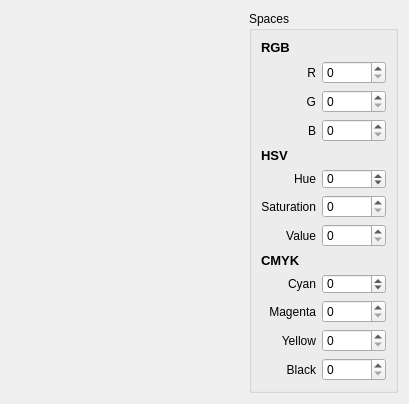
<?xml version="1.0" encoding="UTF-8"?>
<ui version="4.0">
 <class>TristimulusColorPicker</class>
 <widget class="QWidget" name="TristimulusColorPicker">
  <property name="geometry">
   <rect>
    <x>0</x>
    <y>0</y>
    <width>409</width>
    <height>385</height>
   </rect>
  </property>
  <property name="windowTitle">
   <string>Form</string>
  </property>
  <layout class="QHBoxLayout" name="horizontalLayout">
   <item>
    <widget class="QtColorTriangle" name="triangle" native="true">
     <property name="sizePolicy">
      <sizepolicy hsizetype="MinimumExpanding" vsizetype="Preferred">
       <horstretch>0</horstretch>
       <verstretch>0</verstretch>
      </sizepolicy>
     </property>
    </widget>
   </item>
   <item>
    <widget class="QGroupBox" name="groupBox">
     <property name="title">
      <string>Spaces</string>
     </property>
     <layout class="QVBoxLayout" name="verticalLayout">
      <item>
       <layout class="QGridLayout" name="gridLayout">
        <item row="3" column="2">
         <widget class="QSpinBox" name="spinB">
          <property name="sizePolicy">
           <sizepolicy hsizetype="Fixed" vsizetype="Fixed">
            <horstretch>0</horstretch>
            <verstretch>0</verstretch>
           </sizepolicy>
          </property>
          <property name="minimumSize">
           <size>
            <width>64</width>
            <height>0</height>
           </size>
          </property>
          <property name="maximumSize">
           <size>
            <width>64</width>
            <height>16777215</height>
           </size>
          </property>
          <property name="maximum">
           <number>255</number>
          </property>
         </widget>
        </item>
        <item row="2" column="2">
         <widget class="QSpinBox" name="spinG">
          <property name="sizePolicy">
           <sizepolicy hsizetype="Maximum" vsizetype="Fixed">
            <horstretch>0</horstretch>
            <verstretch>0</verstretch>
           </sizepolicy>
          </property>
          <property name="minimumSize">
           <size>
            <width>64</width>
            <height>0</height>
           </size>
          </property>
          <property name="maximumSize">
           <size>
            <width>64</width>
            <height>16777215</height>
           </size>
          </property>
          <property name="maximum">
           <number>255</number>
          </property>
         </widget>
        </item>
        <item row="1" column="2">
         <widget class="QSpinBox" name="spinR">
          <property name="sizePolicy">
           <sizepolicy hsizetype="Maximum" vsizetype="Fixed">
            <horstretch>0</horstretch>
            <verstretch>0</verstretch>
           </sizepolicy>
          </property>
          <property name="minimumSize">
           <size>
            <width>64</width>
            <height>0</height>
           </size>
          </property>
          <property name="maximumSize">
           <size>
            <width>64</width>
            <height>16777215</height>
           </size>
          </property>
          <property name="maximum">
           <number>255</number>
          </property>
         </widget>
        </item>
        <item row="1" column="1">
         <widget class="QLabel" name="label">
          <property name="text">
           <string>R</string>
          </property>
          <property name="alignment">
           <set>Qt::AlignRight|Qt::AlignTrailing|Qt::AlignVCenter</set>
          </property>
         </widget>
        </item>
        <item row="2" column="1">
         <widget class="QLabel" name="label_2">
          <property name="text">
           <string>G</string>
          </property>
          <property name="alignment">
           <set>Qt::AlignRight|Qt::AlignTrailing|Qt::AlignVCenter</set>
          </property>
         </widget>
        </item>
        <item row="3" column="1">
         <widget class="QLabel" name="label_3">
          <property name="text">
           <string>B</string>
          </property>
          <property name="alignment">
           <set>Qt::AlignRight|Qt::AlignTrailing|Qt::AlignVCenter</set>
          </property>
         </widget>
        </item>
        <item row="5" column="1">
         <widget class="QLabel" name="label_11">
          <property name="text">
           <string>Hue</string>
          </property>
          <property name="alignment">
           <set>Qt::AlignRight|Qt::AlignTrailing|Qt::AlignVCenter</set>
          </property>
         </widget>
        </item>
        <item row="7" column="1">
         <widget class="QLabel" name="label_12">
          <property name="text">
           <string>Saturation</string>
          </property>
          <property name="alignment">
           <set>Qt::AlignRight|Qt::AlignTrailing|Qt::AlignVCenter</set>
          </property>
         </widget>
        </item>
        <item row="8" column="1">
         <widget class="QLabel" name="label_13">
          <property name="text">
           <string>Value</string>
          </property>
          <property name="alignment">
           <set>Qt::AlignRight|Qt::AlignTrailing|Qt::AlignVCenter</set>
          </property>
         </widget>
        </item>
        <item row="10" column="1">
         <widget class="QLabel" name="label_14">
          <property name="text">
           <string>Cyan</string>
          </property>
          <property name="alignment">
           <set>Qt::AlignRight|Qt::AlignTrailing|Qt::AlignVCenter</set>
          </property>
         </widget>
        </item>
        <item row="11" column="1">
         <widget class="QLabel" name="label_22">
          <property name="text">
           <string>Magenta</string>
          </property>
          <property name="alignment">
           <set>Qt::AlignRight|Qt::AlignTrailing|Qt::AlignVCenter</set>
          </property>
         </widget>
        </item>
        <item row="12" column="1">
         <widget class="QLabel" name="label_23">
          <property name="text">
           <string>Yellow</string>
          </property>
          <property name="alignment">
           <set>Qt::AlignRight|Qt::AlignTrailing|Qt::AlignVCenter</set>
          </property>
         </widget>
        </item>
        <item row="13" column="1">
         <widget class="QLabel" name="label_24">
          <property name="text">
           <string>Black</string>
          </property>
          <property name="alignment">
           <set>Qt::AlignRight|Qt::AlignTrailing|Qt::AlignVCenter</set>
          </property>
         </widget>
        </item>
        <item row="5" column="2">
         <widget class="QSpinBox" name="spinH">
          <property name="sizePolicy">
           <sizepolicy hsizetype="Maximum" vsizetype="Fixed">
            <horstretch>0</horstretch>
            <verstretch>0</verstretch>
           </sizepolicy>
          </property>
          <property name="minimumSize">
           <size>
            <width>64</width>
            <height>20</height>
           </size>
          </property>
          <property name="maximumSize">
           <size>
            <width>64</width>
            <height>20</height>
           </size>
          </property>
          <property name="wrapping">
           <bool>true</bool>
          </property>
          <property name="maximum">
           <number>360</number>
          </property>
         </widget>
        </item>
        <item row="7" column="2">
         <widget class="QSpinBox" name="spinS">
          <property name="sizePolicy">
           <sizepolicy hsizetype="Maximum" vsizetype="Fixed">
            <horstretch>0</horstretch>
            <verstretch>0</verstretch>
           </sizepolicy>
          </property>
          <property name="minimumSize">
           <size>
            <width>64</width>
            <height>0</height>
           </size>
          </property>
          <property name="maximumSize">
           <size>
            <width>64</width>
            <height>16777215</height>
           </size>
          </property>
          <property name="maximum">
           <number>255</number>
          </property>
         </widget>
        </item>
        <item row="8" column="2">
         <widget class="QSpinBox" name="spinV">
          <property name="sizePolicy">
           <sizepolicy hsizetype="Maximum" vsizetype="Fixed">
            <horstretch>0</horstretch>
            <verstretch>0</verstretch>
           </sizepolicy>
          </property>
          <property name="minimumSize">
           <size>
            <width>64</width>
            <height>0</height>
           </size>
          </property>
          <property name="maximumSize">
           <size>
            <width>64</width>
            <height>16777215</height>
           </size>
          </property>
          <property name="maximum">
           <number>255</number>
          </property>
         </widget>
        </item>
        <item row="10" column="2">
         <widget class="QSpinBox" name="spinC">
          <property name="sizePolicy">
           <sizepolicy hsizetype="Maximum" vsizetype="Fixed">
            <horstretch>0</horstretch>
            <verstretch>0</verstretch>
           </sizepolicy>
          </property>
          <property name="minimumSize">
           <size>
            <width>64</width>
            <height>20</height>
           </size>
          </property>
          <property name="maximumSize">
           <size>
            <width>64</width>
            <height>20</height>
           </size>
          </property>
          <property name="wrapping">
           <bool>true</bool>
          </property>
          <property name="maximum">
           <number>255</number>
          </property>
         </widget>
        </item>
        <item row="11" column="2">
         <widget class="QSpinBox" name="spinM">
          <property name="sizePolicy">
           <sizepolicy hsizetype="Maximum" vsizetype="Fixed">
            <horstretch>0</horstretch>
            <verstretch>0</verstretch>
           </sizepolicy>
          </property>
          <property name="minimumSize">
           <size>
            <width>64</width>
            <height>0</height>
           </size>
          </property>
          <property name="maximumSize">
           <size>
            <width>64</width>
            <height>16777215</height>
           </size>
          </property>
          <property name="maximum">
           <number>255</number>
          </property>
         </widget>
        </item>
        <item row="12" column="2">
         <widget class="QSpinBox" name="spinY">
          <property name="sizePolicy">
           <sizepolicy hsizetype="Maximum" vsizetype="Fixed">
            <horstretch>0</horstretch>
            <verstretch>0</verstretch>
           </sizepolicy>
          </property>
          <property name="minimumSize">
           <size>
            <width>64</width>
            <height>0</height>
           </size>
          </property>
          <property name="maximumSize">
           <size>
            <width>64</width>
            <height>16777215</height>
           </size>
          </property>
          <property name="maximum">
           <number>255</number>
          </property>
         </widget>
        </item>
        <item row="13" column="2">
         <widget class="QSpinBox" name="spinK">
          <property name="sizePolicy">
           <sizepolicy hsizetype="Maximum" vsizetype="Fixed">
            <horstretch>0</horstretch>
            <verstretch>0</verstretch>
           </sizepolicy>
          </property>
          <property name="minimumSize">
           <size>
            <width>64</width>
            <height>0</height>
           </size>
          </property>
          <property name="maximumSize">
           <size>
            <width>64</width>
            <height>16777215</height>
           </size>
          </property>
          <property name="maximum">
           <number>255</number>
          </property>
         </widget>
        </item>
        <item row="0" column="1">
         <widget class="QLabel" name="label_4">
          <property name="text">
           <string>&lt;!DOCTYPE HTML PUBLIC &quot;-//W3C//DTD HTML 4.0//EN&quot; &quot;http://www.w3.org/TR/REC-html40/strict.dtd&quot;&gt;
&lt;html&gt;&lt;head&gt;&lt;meta name=&quot;qrichtext&quot; content=&quot;1&quot; /&gt;&lt;style type=&quot;text/css&quot;&gt;
p, li { white-space: pre-wrap; }
&lt;/style&gt;&lt;/head&gt;&lt;body style=&quot; font-family:'MS Shell Dlg 2'; font-size:8.25pt; font-weight:400; font-style:normal;&quot;&gt;
&lt;p style=&quot; margin-top:0px; margin-bottom:0px; margin-left:0px; margin-right:0px; -qt-block-indent:0; text-indent:0px;&quot;&gt;&lt;span style=&quot; font-size:10pt; font-weight:600;&quot;&gt;RGB&lt;/span&gt;&lt;/p&gt;&lt;/body&gt;&lt;/html&gt;</string>
          </property>
         </widget>
        </item>
        <item row="9" column="1">
         <widget class="QLabel" name="label_6">
          <property name="text">
           <string>&lt;!DOCTYPE HTML PUBLIC &quot;-//W3C//DTD HTML 4.0//EN&quot; &quot;http://www.w3.org/TR/REC-html40/strict.dtd&quot;&gt;
&lt;html&gt;&lt;head&gt;&lt;meta name=&quot;qrichtext&quot; content=&quot;1&quot; /&gt;&lt;style type=&quot;text/css&quot;&gt;
p, li { white-space: pre-wrap; }
&lt;/style&gt;&lt;/head&gt;&lt;body style=&quot; font-family:'MS Shell Dlg 2'; font-size:8.25pt; font-weight:400; font-style:normal;&quot;&gt;
&lt;p style=&quot; margin-top:0px; margin-bottom:0px; margin-left:0px; margin-right:0px; -qt-block-indent:0; text-indent:0px;&quot;&gt;&lt;span style=&quot; font-size:10pt; font-weight:600;&quot;&gt;CMYK&lt;/span&gt;&lt;/p&gt;&lt;/body&gt;&lt;/html&gt;</string>
          </property>
         </widget>
        </item>
        <item row="4" column="1">
         <widget class="QLabel" name="label_5">
          <property name="text">
           <string>&lt;!DOCTYPE HTML PUBLIC &quot;-//W3C//DTD HTML 4.0//EN&quot; &quot;http://www.w3.org/TR/REC-html40/strict.dtd&quot;&gt;
&lt;html&gt;&lt;head&gt;&lt;meta name=&quot;qrichtext&quot; content=&quot;1&quot; /&gt;&lt;style type=&quot;text/css&quot;&gt;
p, li { white-space: pre-wrap; }
&lt;/style&gt;&lt;/head&gt;&lt;body style=&quot; font-family:'MS Shell Dlg 2'; font-size:8.25pt; font-weight:400; font-style:normal;&quot;&gt;
&lt;p style=&quot; margin-top:0px; margin-bottom:0px; margin-left:0px; margin-right:0px; -qt-block-indent:0; text-indent:0px;&quot;&gt;&lt;span style=&quot; font-size:10pt; font-weight:600;&quot;&gt;HSV&lt;/span&gt;&lt;/p&gt;&lt;/body&gt;&lt;/html&gt;</string>
          </property>
         </widget>
        </item>
       </layout>
      </item>
      <item>
       <spacer name="verticalSpacer">
        <property name="orientation">
         <enum>Qt::Vertical</enum>
        </property>
        <property name="sizeHint" stdset="0">
         <size>
          <width>20</width>
          <height>40</height>
         </size>
        </property>
       </spacer>
      </item>
     </layout>
    </widget>
   </item>
  </layout>
 </widget>
 <customwidgets>
  <customwidget>
   <class>QtColorTriangle</class>
   <extends>QWidget</extends>
   <header>qtcolortriangle.h</header>
   <container>1</container>
  </customwidget>
 </customwidgets>
 <tabstops>
  <tabstop>spinR</tabstop>
  <tabstop>spinG</tabstop>
  <tabstop>spinB</tabstop>
  <tabstop>spinH</tabstop>
  <tabstop>spinS</tabstop>
  <tabstop>spinV</tabstop>
  <tabstop>spinC</tabstop>
  <tabstop>spinM</tabstop>
  <tabstop>spinY</tabstop>
  <tabstop>spinK</tabstop>
 </tabstops>
 <resources/>
 <connections/>
</ui>
